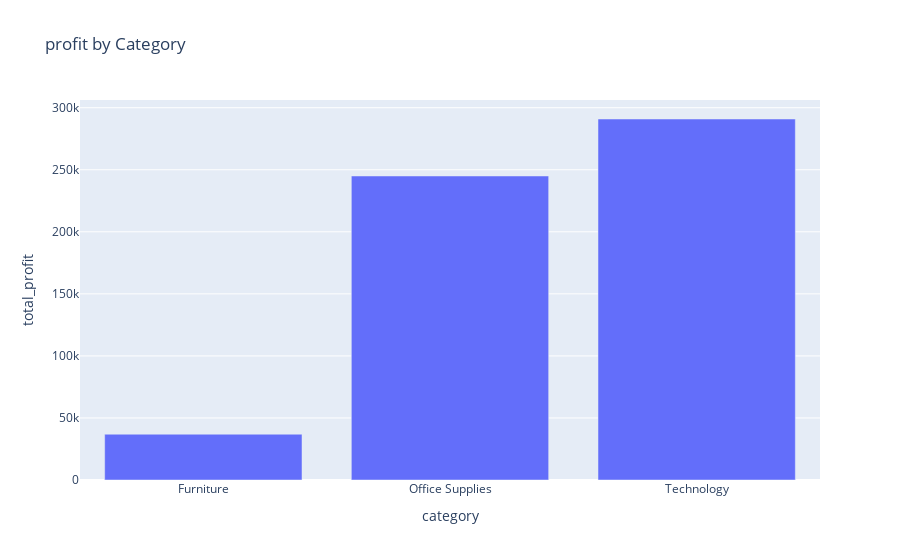

Notebook cell for this chart:
### Code cell
query_2= """
SELECT p.category, SUM(od.profit) AS total_profit
FROM order_details od
JOIN products p ON od.product_id = p.product_id
GROUP BY p.category;
"""
df_profit_by_category = pd.read_sql(query_2, engine)
print(df_profit_by_category)


import plotly.express as px

fig = px.bar(df_profit_by_category, x="category", y="total_profit", title="profit by Category")
fig.show()

### Figure 1 — Plotly figure (JSON) as saved in the notebook; plotly's stock layout.template omitted (floating-point values rounded to 4 significant figures)
{"data": [{"hovertemplate": "category=%{x}<br>total_profit=%{y}<extra></extra>", "legendgroup": "", "marker": {"color": "#636efa", "pattern": {"shape": ""}}, "name": "", "orientation": "v", "showlegend": false, "textposition": "auto", "type": "bar", "x": ["Furniture", "Office Supplies", "Technology"], "xaxis": "x", "y": [36900.0, 245000.0, 290900.0], "yaxis": "y"}], "layout": {"autosize": true, "barmode": "relative", "legend": {"tracegroupgap": 0}, "title": {"text": "profit by Category"}, "xaxis": {"anchor": "y", "autorange": true, "domain": [0, 1], "range": [-0.5, 2.5], "title": {"text": "category"}, "type": "category"}, "yaxis": {"anchor": "x", "autorange": true, "domain": [0, 1], "range": [0, 306200.0], "title": {"text": "total_profit"}, "type": "linear"}}}
